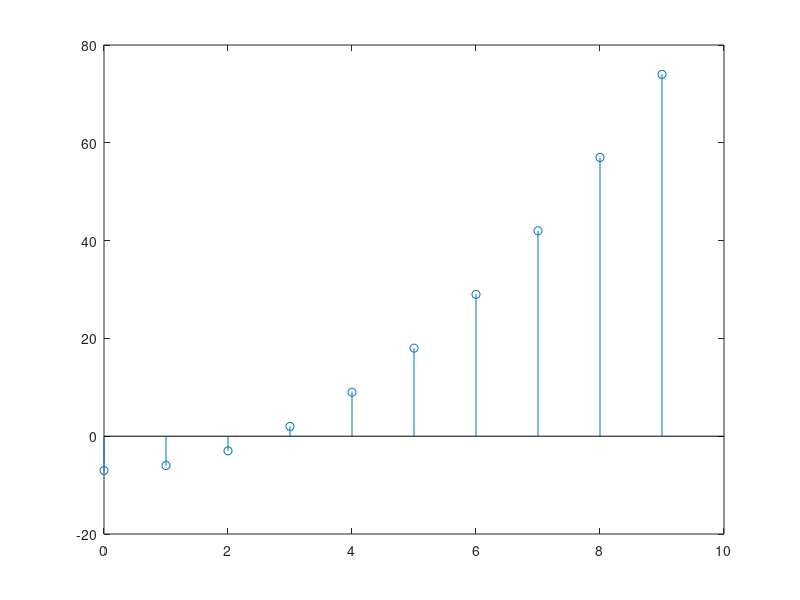

Here is the MATLAB script that generated this plot:
function[y] = PROBLEM1_MATLAB()
condition = 0; 
y =[];
integer = 99; 

while condition == 0 %Provide loop for 2 functions
 if integer<=9 %Condition for Function 1
for n=0:1:integer %Function 1
    y = [y,(n*n)-7];
end
n = 0:integer; 
stem(n,y) %Plot
condition = 1; %End loop by replacing condition's value

 else %Function 2
      while integer>=10 
        integer = integer-10;
      end
 condition = 0; %Do loop again
 end
end